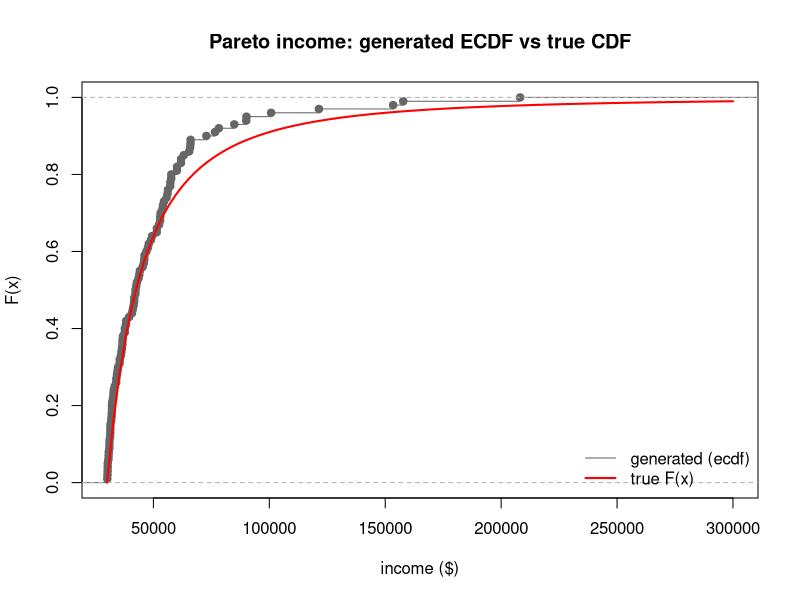
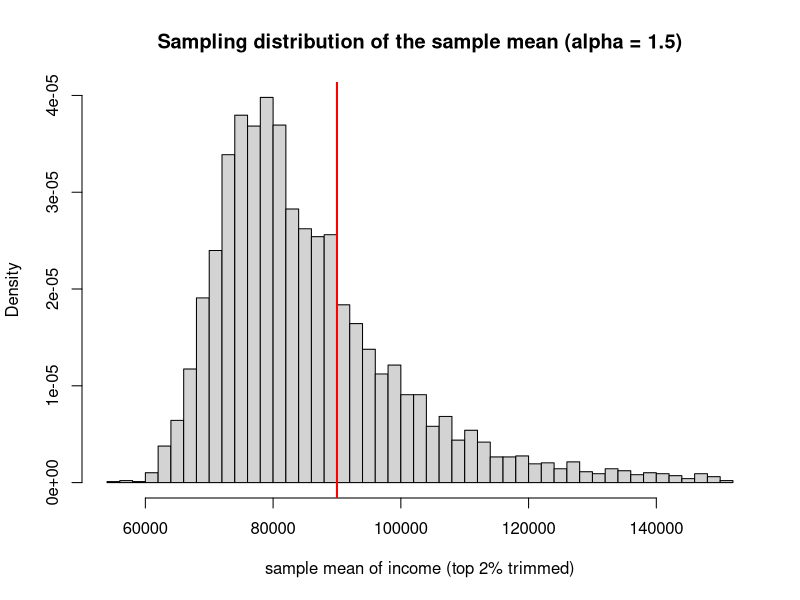

Write R code to recreate these figures, in order.
## ---- chunk 1
#| label: setup-pareto
set.seed(3504)

## Inverse-CDF sampler for Pareto(xm, alpha)
## CDF:  F(x) = 1 - (xm/x)^alpha,  x >= xm
## Solve u = F(x)  ->  x = xm / (1 - u)^(1/alpha)
rpareto <- function(n, xm, alpha) {
  u <- runif(n)
  xm / (1 - u)^(1 / alpha)
}

## True CDF, for checking the sampler
ppareto <- function(x, xm, alpha) ifelse(x < xm, 0, 1 - (xm / x)^alpha)
## ---- chunk 2
#| label: fig-ecdf-check
#| fig-cap: "Empirical CDF of 100 simulated Pareto incomes (grey steps) against the true Pareto CDF (red). The close agreement confirms the inverse-transform sampler is correct."
#| fig-alt: "A grey step function rising from the 30000 floor toward 1, closely tracking a smooth red curve labelled as the true CDF."
xm    <- 30000   # income floor (scale parameter)
alpha <- 2       # tail index (smaller alpha = heavier tail = more inequality)

income <- rpareto(100, xm, alpha)

plot(ecdf(income), xlim = c(xm, 3e5), col = "grey40",
     main = "Pareto income: generated ECDF vs true CDF",
     xlab = "income ($)", ylab = "F(x)")
curve(ppareto(x, xm, alpha), add = TRUE, col = "red", lwd = 2)
legend("bottomright", c("generated (ecdf)", "true F(x)"),
       col = c("grey40", "red"), lwd = c(1, 2), bty = "n")
## ---- chunk 3
#| label: fig-sampling-dist
#| fig-cap: "Sampling distribution of the sample mean for Pareto(30000, 1.5) with n = 200, over 5000 replications (top 2% trimmed for legibility). The red line marks the true mean of 90000. Instead of a symmetric bell, the distribution is strongly right-skewed."
#| fig-alt: "A strongly right-skewed histogram of sample means with a long tail to the right. A red vertical line at 90000 sits to the right of the histogram's peak, not at its center."
alpha_h   <- 1.5
n         <- 200
reps      <- 5000
true_mean <- alpha_h * xm / (alpha_h - 1)   # = 90000

means <- replicate(reps, mean(rpareto(n, xm, alpha_h)))

## Trim the top 2% only so the long tail does not swamp the plot
m_plot <- means[means <= quantile(means, 0.98)]
hist(m_plot, breaks = 40, probability = TRUE,
     main = "Sampling distribution of the sample mean (alpha = 1.5)",
     xlab = "sample mean of income (top 2% trimmed)")
abline(v = true_mean, col = "red", lwd = 2)
## ---- chunk 4
#| label: coverage
covered <- replicate(reps, {
  x  <- rpareto(n, xm, alpha_h)
  ci <- mean(x) + c(-1, 1) * 1.96 * sd(x) / sqrt(n)
  ci[1] <= true_mean & true_mean <= ci[2]
})

mean(covered)   # nominal coverage is 0.95
## ---- chunk 5
#| label: pareto-8020
inc <- rpareto(1e5, xm, alpha = log(5) / log(4))
cut <- quantile(inc, 0.80)                 # the 80th percentile threshold
(top20pc <- sum(inc[inc >= cut]) / sum(inc))         # share of income held by the top 20%
